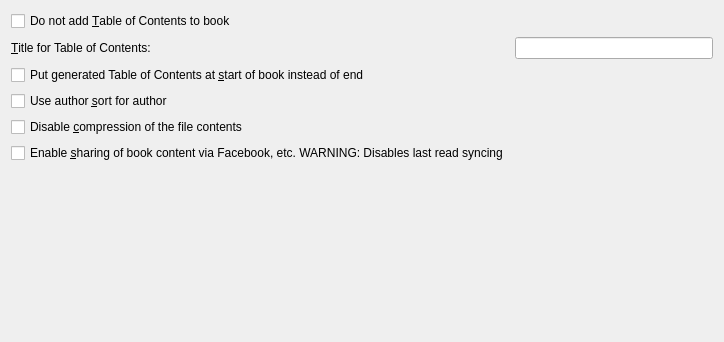
<?xml version="1.0" encoding="UTF-8"?>
<ui version="4.0">
 <class>Form</class>
 <widget class="QWidget" name="Form">
  <property name="geometry">
   <rect>
    <x>0</x>
    <y>0</y>
    <width>724</width>
    <height>342</height>
   </rect>
  </property>
  <property name="windowTitle">
   <string>Form</string>
  </property>
  <layout class="QGridLayout" name="gridLayout">
   <item row="6" column="0">
    <spacer name="verticalSpacer_2">
     <property name="orientation">
      <enum>Qt::Vertical</enum>
     </property>
     <property name="sizeHint" stdset="0">
      <size>
       <width>20</width>
       <height>40</height>
      </size>
     </property>
    </spacer>
   </item>
   <item row="3" column="0" colspan="2">
    <widget class="QCheckBox" name="opt_prefer_author_sort">
     <property name="text">
      <string>Use author &amp;sort for author</string>
     </property>
    </widget>
   </item>
   <item row="1" column="0">
    <widget class="QLabel" name="label">
     <property name="text">
      <string>&amp;Title for Table of Contents:</string>
     </property>
     <property name="buddy">
      <cstring>opt_toc_title</cstring>
     </property>
    </widget>
   </item>
   <item row="5" column="0">
    <widget class="QCheckBox" name="opt_share_not_sync">
     <property name="text">
      <string>Enable &amp;sharing of book content via Facebook, etc. WARNING: Disables last read syncing</string>
     </property>
    </widget>
   </item>
   <item row="0" column="0">
    <widget class="QCheckBox" name="opt_no_inline_toc">
     <property name="text">
      <string>Do not add &amp;Table of Contents to book</string>
     </property>
    </widget>
   </item>
   <item row="2" column="0" colspan="2">
    <widget class="QCheckBox" name="opt_mobi_toc_at_start">
     <property name="text">
      <string>Put generated Table of Contents at &amp;start of book instead of end</string>
     </property>
    </widget>
   </item>
   <item row="1" column="1">
    <widget class="QLineEdit" name="opt_toc_title"/>
   </item>
   <item row="4" column="0">
    <widget class="QCheckBox" name="opt_dont_compress">
     <property name="text">
      <string>Disable &amp;compression of the file contents</string>
     </property>
    </widget>
   </item>
  </layout>
 </widget>
 <resources/>
 <connections/>
</ui>
